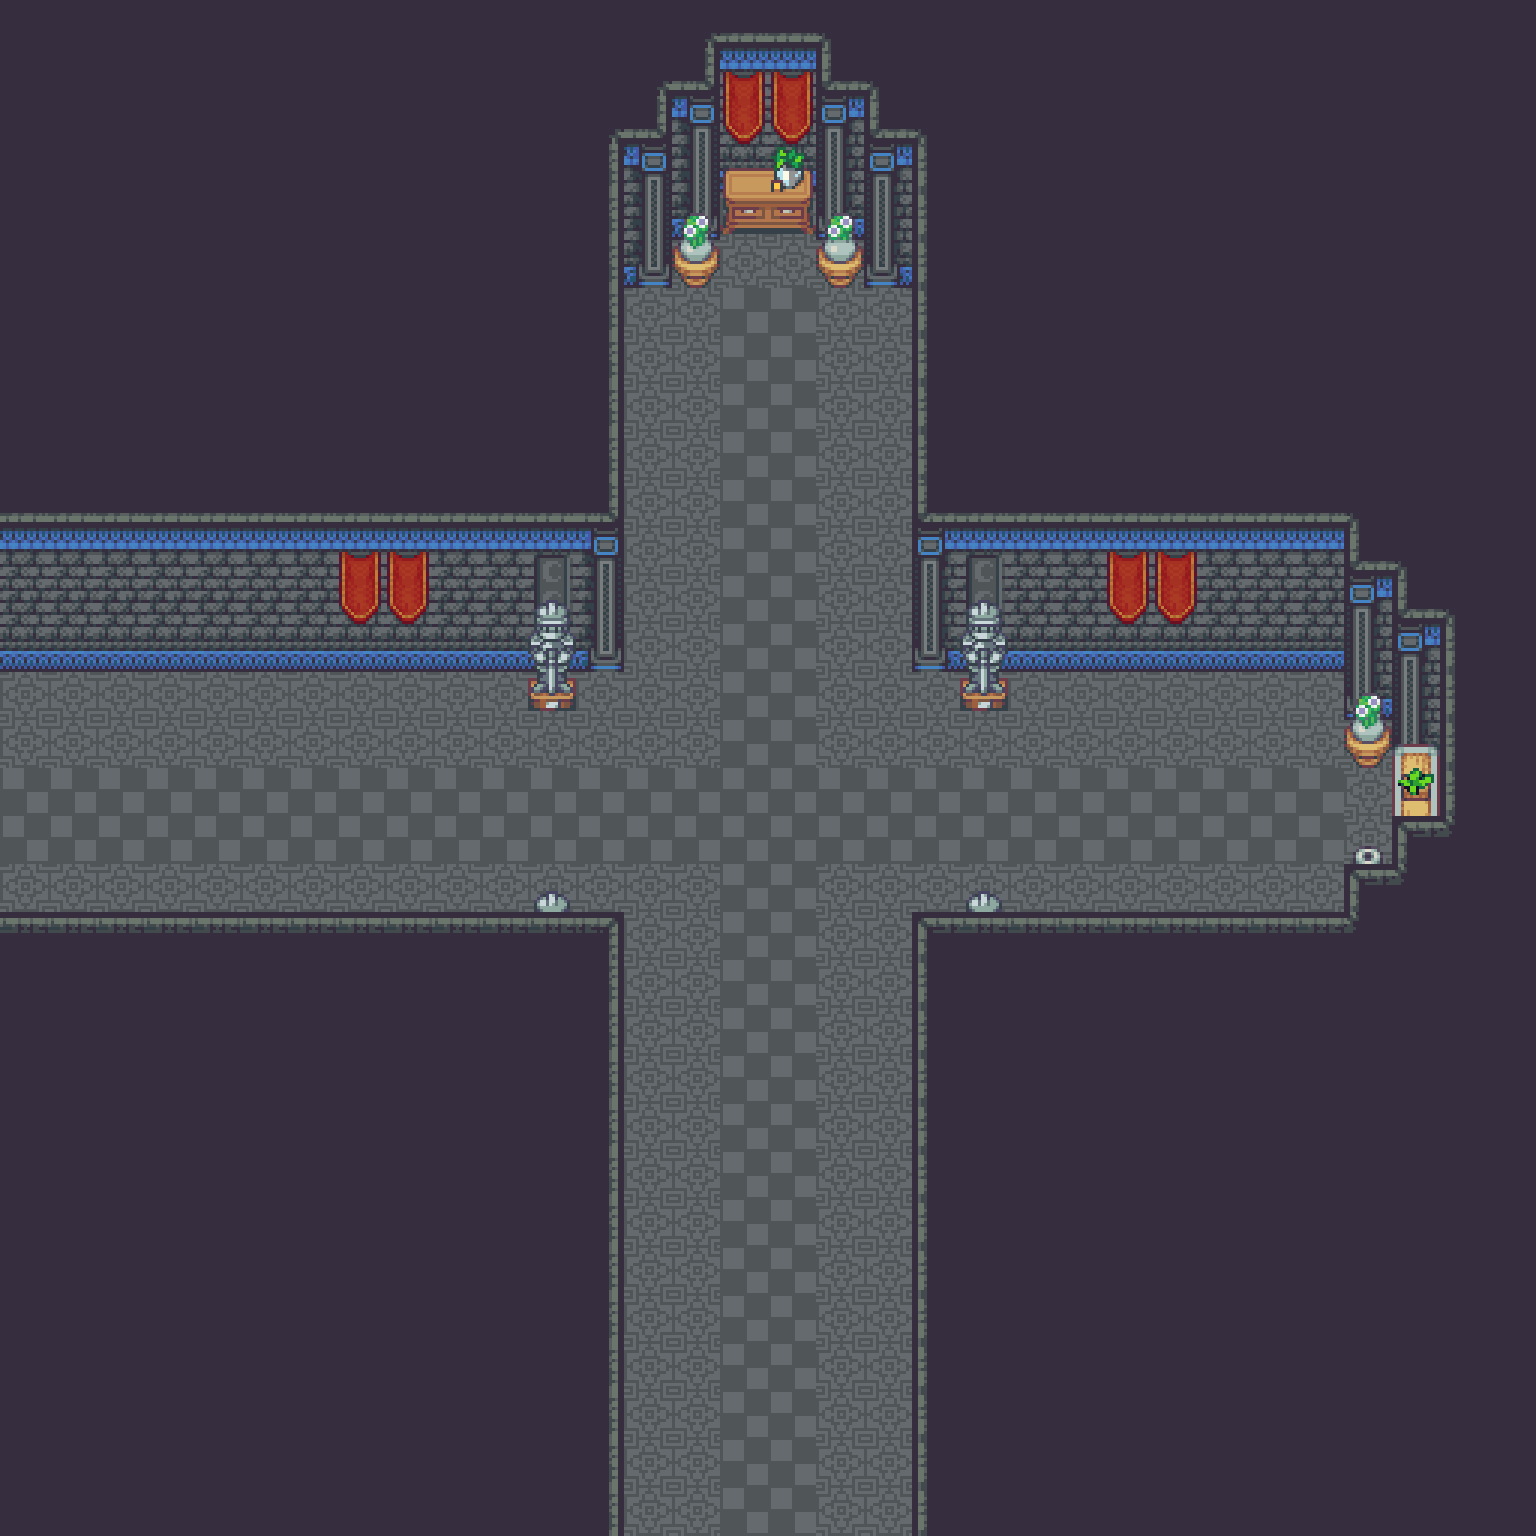

Below is a game level as drawn by its tile map, then a one-line description and the .tmx that defines it (tile-layer data replaced by summaries):
An orthogonal 32x32 tile map with 48x48 px tiles, 4 tile layers (Ground, Flooring, Furnishing, Ceiling), 4 tilesets and 3 objects.

<map version="1.10" tiledversion="1.10.1" orientation="orthogonal" renderorder="right-down" width="32" height="32" tilewidth="48" tileheight="48" infinite="0" nextlayerid="6" nextobjectid="6">
 <tileset firstgid="1" source="Castle.tsx" />
 <tileset firstgid="1480" source="CastleInterior.tsx" />
 <tileset firstgid="3160" source="CastleObjects.tsx" />
 <tileset firstgid="3416" source="CastleObjects2.tsx" />
 <layer id="2" name="Ground" width="32" height="32">
  <data>[1024 cells, 1024 non-empty, 6 distinct tile ids]</data>
 </layer>
 <layer id="5" name="Flooring" width="32" height="32">
  <data>[1024 cells, 0 non-empty, 0 distinct tile ids]</data>
 </layer>
 <layer id="1" name="Furnishing" width="32" height="32">
  <data>[1024 cells, 759 non-empty, 35 distinct tile ids]</data>
 </layer>
 <layer id="4" name="Ceiling" width="32" height="32">
  <data>[1024 cells, 11 non-empty, 7 distinct tile ids]</data>
 </layer>
 <objectgroup id="3" name="Props">
  <object id="3" gid="235" x="768" y="288" width="48" height="48">
   <properties>
    <property name="I" value="[ChestSpawn]" />
   </properties>
  </object>
  <object id="4" gid="235" x="1296" y="720" width="48" height="48">
   <properties>
    <property name="I" value="[ChestSpawn]" />
   </properties>
  </object>
  <object id="5" gid="235" x="744" y="1200" width="48" height="48">
   <properties>
    <property name="S" value="" />
   </properties>
  </object>
 </objectgroup>
</map>
